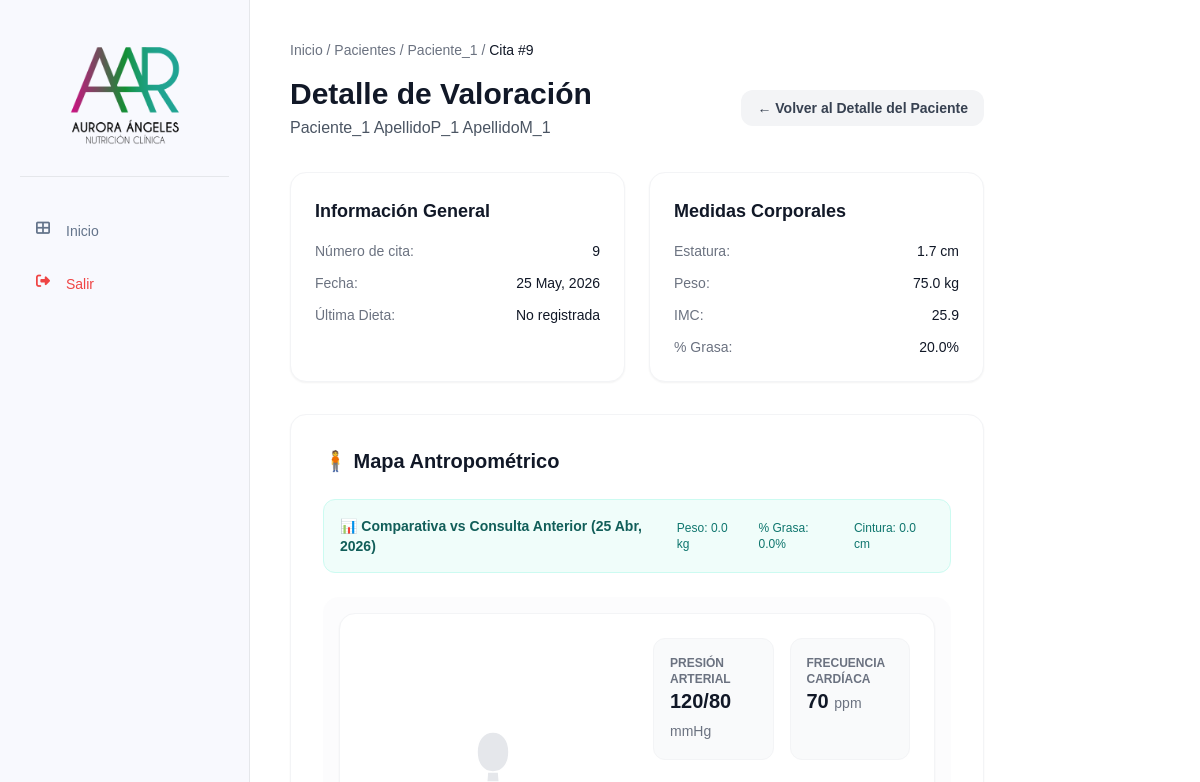
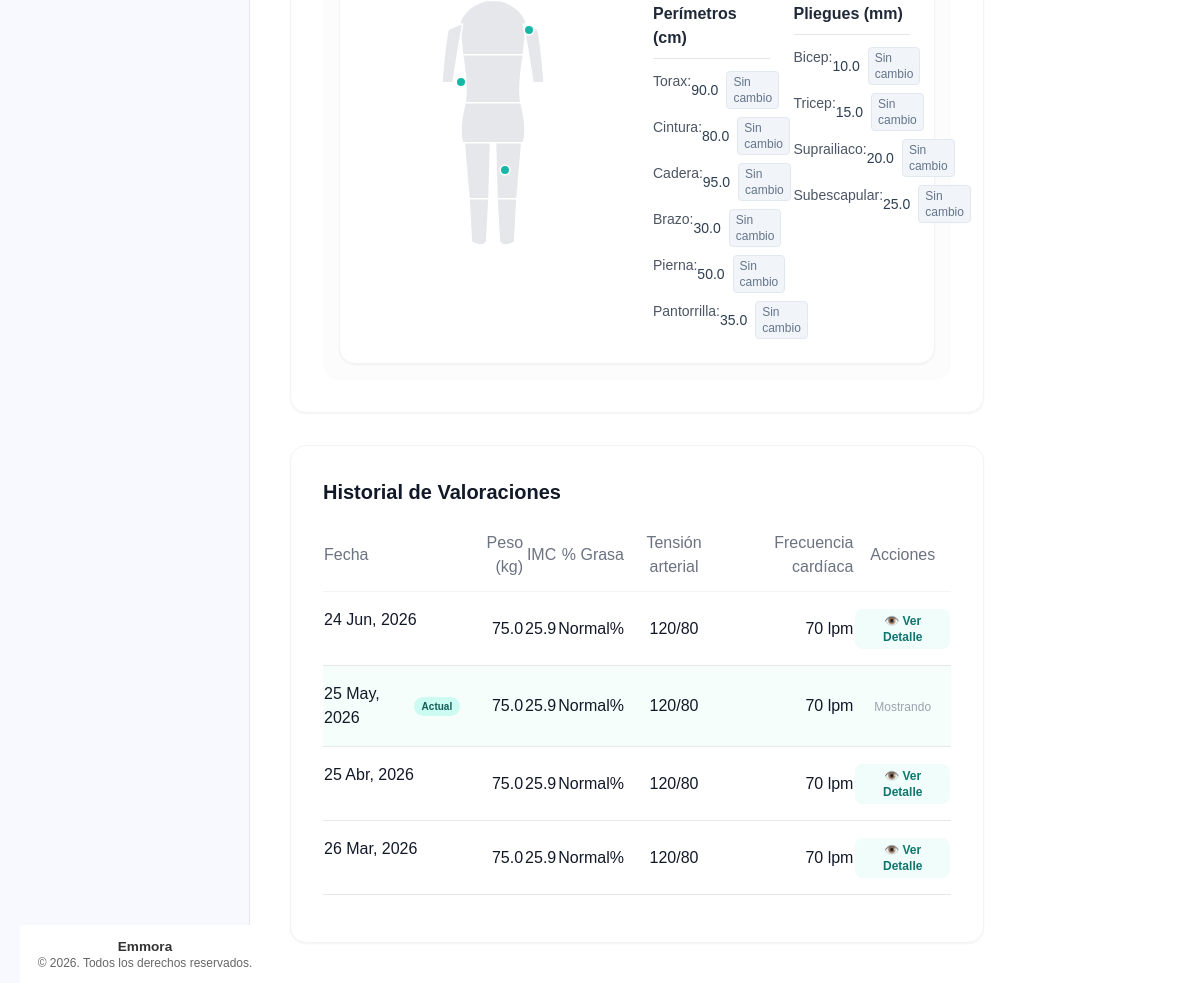
Page /valoraciones/valoraciones/9 on the earlier database version (2 pictures, top to bottom).
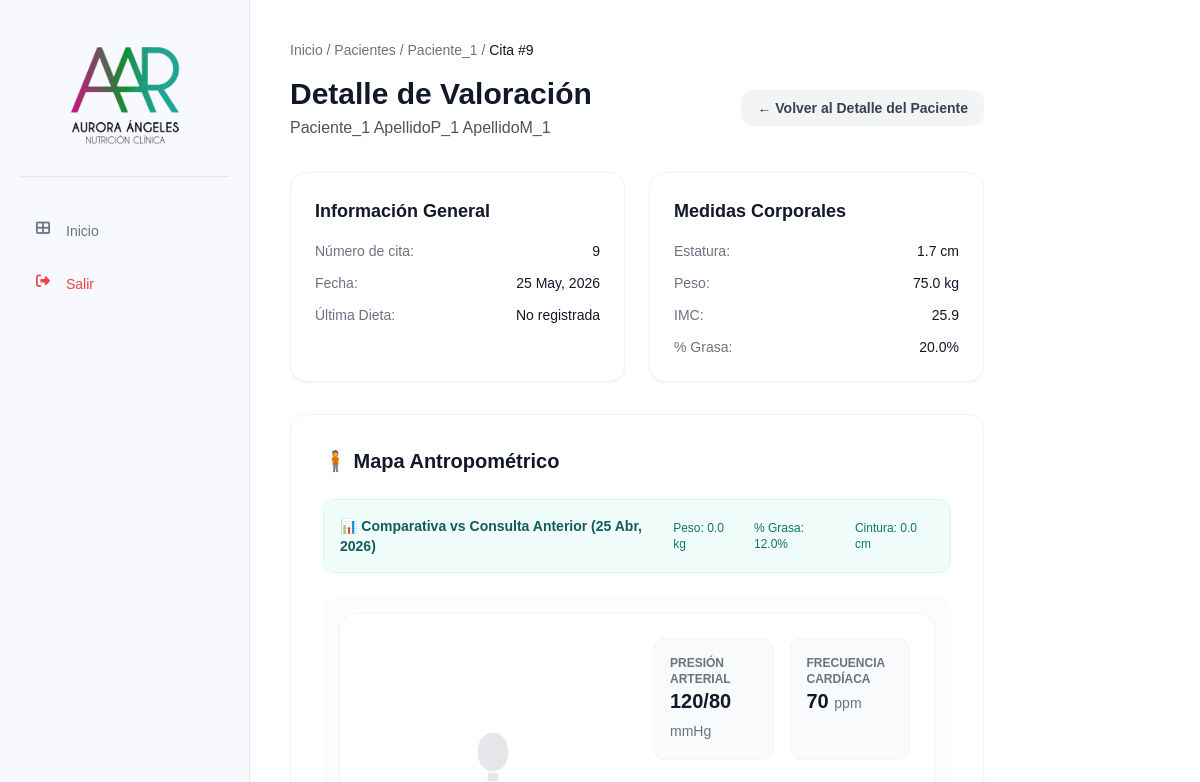
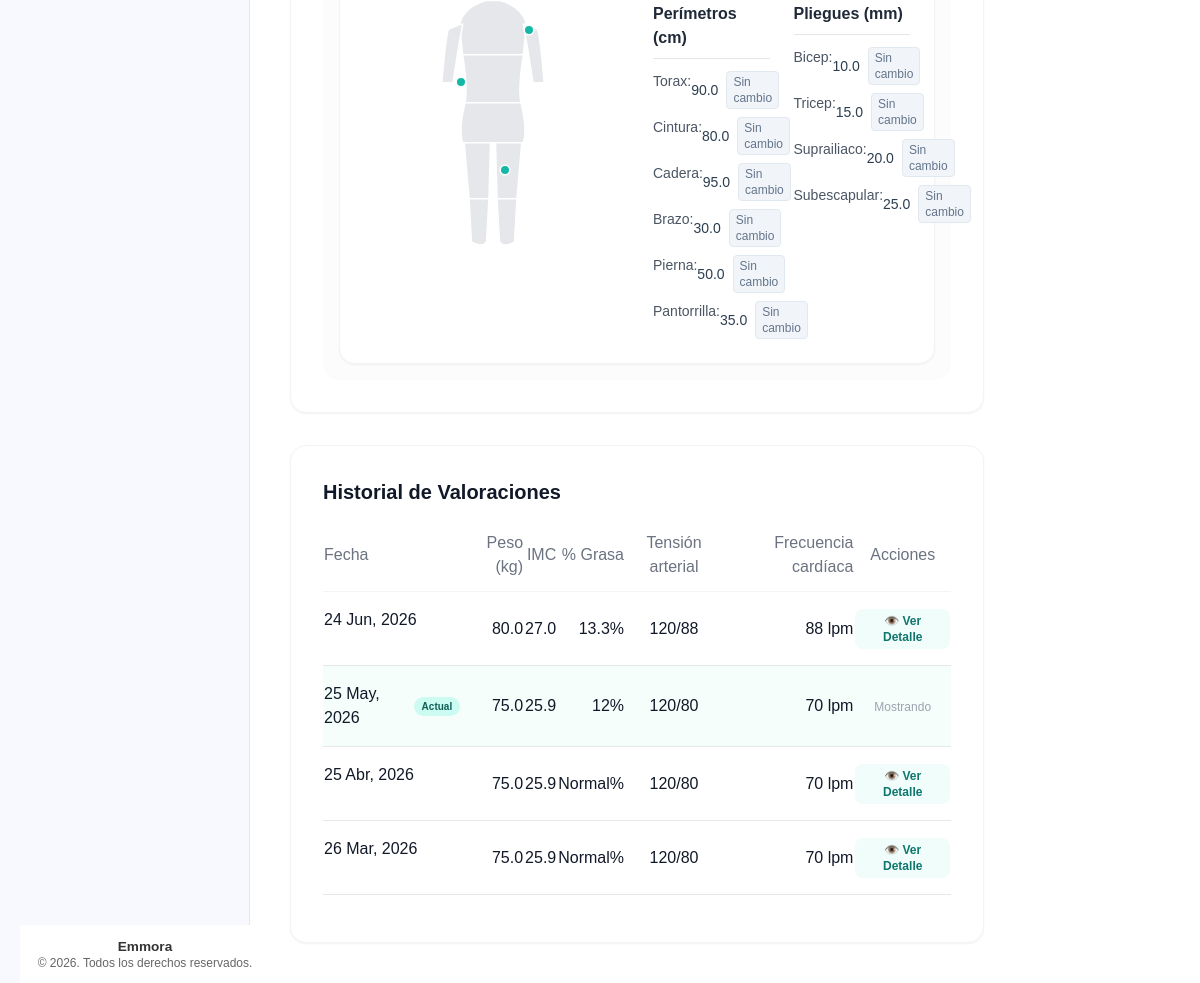
Same page on the later database version (2 pictures, top to bottom).
### tables this page shows
CREATE TABLE valoracion_antropometrica (
    id INTEGER PRIMARY KEY AUTOINCREMENT,
    paciente_id INTEGER NOT NULL,
    numero_cita INTEGER NOT NULL,
    fecha DATE NOT NULL,
    estatura FLOAT NOT NULL,
    peso FLOAT NOT NULL,
    imc FLOAT NOT NULL,
    grasa FLOAT NOT NULL,
    cintura FLOAT NOT NULL,
    torax FLOAT NOT NULL,
    brazo FLOAT NOT NULL,
    cadera FLOAT NOT NULL,
    pierna FLOAT NOT NULL,
    pantorrilla FLOAT NOT NULL,
    tension_arterial TEXT NOT NULL,
    frecuencia_cardiaca INTEGER NOT NULL,
    bicep FLOAT NOT NULL,
    tricep FLOAT NOT NULL,
    suprailiaco FLOAT NOT NULL,
    subescapular FLOAT NOT NULL,
    femoral FLOAT,
    porcentaje_grasa TEXT NOT NULL,
    --porcentaje_grasa_fem FLOAT NOT NULL,
    ultima_dieta TEXT,
    FOREIGN KEY (paciente_id) REFERENCES pacientes (id)
);

### app/controllers/valoracion_antropometrica.py (the view)
@valoracion.route('/valoraciones/<int:valoracion_id>')
def detalle_valoracion(valoracion_id):
    valoracion = ValoracionAntropometrica.obtener_por_id(valoracion_id)
    if not valoracion:
        flash('Valoración no encontrada', 'error')
        return redirect(url_for('valoracion.todas_valoraciones'))
    paciente = Paciente.obtener_por_id(valoracion['paciente_id'])
    historial_valoraciones = ValoracionAntropometrica.obtener_por_paciente(valoracion['paciente_id'])
    valoracion_anterior = None
    for i, v in enumerate(historial_valoraciones):
        if v['id'] == valoracion_id and i + 1 < len(historial_valoraciones):
            valoracion_anterior = historial_valoraciones[i + 1]
            break
    return render_template('valoraciones/detalle_valoracion.html',
                            valoracion=valoracion,
                            valoracion_anterior=valoracion_anterior,
                            paciente=paciente,
                            historial_valoraciones=historial_valoraciones)

### app/db.py (called while the page is built)
def get_db():
    if 'db' not in g:
        try:
            db_path = os.environ.get('DATABASE_URL', 'pacientes.db')
            g.db = sqlite3.connect(
                db_path,
                detect_types=sqlite3.PARSE_DECLTYPES
            )
            g.db.row_factory = sqlite3.Row
        except sqlite3.Error as e:
            logger.error(f"Error crítico al conectar con la base de datos SQLite: {e}")
            raise e
    return g.db

def query_db(query, args=(), one=False):
    try:
        cur = get_db().execute(query, args)
        rv = cur.fetchall()
        cur.close()
        return (rv[0] if rv else None) if one else rv
    except sqlite3.Error as e:
        logger.error(f"Error al ejecutar query: {query}. Args: {args}. Detalle: {e}")
        raise e

### app/models/paciente.py (called while the page is built)
    @staticmethod
    def obtener_por_id(id):
        return query_db('SELECT * FROM pacientes WHERE id = ?', [id], one=True)

### app/models/valoracion_antropometrica.py (called while the page is built)
    @staticmethod
    def obtener_por_paciente(paciente_id):
        return query_db('''
            SELECT * FROM valoracion_antropometrica
            WHERE paciente_id = ?
            ORDER BY fecha DESC
        ''', [paciente_id])

### app/templates/valoraciones/detalle_valoracion.html (shortened to what the changed rows need)
{% extends "base/base.html" %}
{% block content %}
<div class="max-w-6xl mx-auto">
    <nav class="text-sm text-gray-500 mb-4">
        <a href="/" class="hover:text-teal-600">Inicio</a> /
        <a href="{{ url_for('pacientes.lista_pacientes_activos') }}" class="hover:text-teal-600">Pacientes</a> /
        <a href="{{ url_for('pacientes.detalle_paciente', id=paciente['id']) }}" class="hover:text-teal-600">{{ paciente['nombre'] }}</a> /
        <span class="text-gray-900 font-medium">Cita #{{ valoracion['numero_cita'] }}</span>
    </nav>
    <div class="mb-8 flex items-center justify-between">
        <div>
            <h1 class="text-3xl font-bold text-gray-900">Detalle de Valoración</h1>
        </div>
    </div>
    <div class="grid grid-cols-1 md:grid-cols-2 gap-6 mb-8">
        <div class="bg-white p-6 rounded-2xl shadow-sm border border-gray-100">
            <div class="space-y-3 text-sm">
                <div class="flex justify-between"><span class="text-gray-500">Número de cita:</span><span class="font-medium text-gray-900">{{ valoracion['numero_cita'] }}</span></div>
                <div class="flex justify-between"><span class="text-gray-500">Fecha:</span><span class="font-medium text-gray-900">{{ valoracion['fecha']|format_date }}</span></div>
            </div>
        </div>
        <div class="bg-white p-6 rounded-2xl shadow-sm border border-gray-100">
            <div class="space-y-3 text-sm">
                <div class="flex justify-between"><span class="text-gray-500">Estatura:</span><span class="font-medium text-gray-900">{{ valoracion['estatura'] }} cm</span></div>
                <div class="flex justify-between"><span class="text-gray-500">Peso:</span><span class="font-medium text-gray-900">{{ valoracion['peso'] }} kg</span></div>
                <div class="flex justify-between"><span class="text-gray-500">IMC:</span><span class="font-medium text-gray-900">{{ valoracion['imc'] }}</span></div>
                <div class="flex justify-between"><span class="text-gray-500">% Grasa:</span><span class="font-medium text-gray-900">{{ valoracion['grasa'] }}%</span></div>
            </div>
        </div>
    </div>
    <div class="bg-white p-8 rounded-2xl shadow-sm border border-gray-100 mb-8"
         x-data="{
            hovered: null,
            ultima_valoracion: {{ dict(valoracion)|tojson }},
            valoracion_anterior: {{ dict(valoracion_anterior)|tojson if valoracion_anterior else 'null' }}
         }">
        <h2 class="text-xl font-bold text-gray-900 mb-6">🧍 Mapa Antropométrico</h2>
        {% if valoracion_anterior %}
        <div class="mb-6 p-4 bg-teal-50 border border-teal-100 rounded-xl flex items-center justify-between">
            <h3 class="text-sm font-semibold text-teal-800">📊 Comparativa vs Consulta Anterior ({{ valoracion_anterior.fecha|format_date }})</h3>
            <div class="flex gap-4 text-xs">
                <span class="text-teal-700">Peso: {{ (valoracion.peso|float - valoracion_anterior.peso|float)|round(1) }} kg</span>
                <span class="text-teal-700">% Grasa: {{ (valoracion.porcentaje_grasa|float - valoracion_anterior.porcentaje_grasa|float)|round(1) }}%</span>
                <span class="text-teal-700">Cintura: {{ (valoracion.cintura|float - valoracion_anterior.cintura|float)|round(1) }} cm</span>
            </div>
        </div>
        {% endif %}
        <div class="flex flex-col lg:flex-row gap-8">
            <div class="w-full flex flex-col justify-center items-center p-4 bg-gray-50/50 rounded-2xl relative min-h-[360px]">
                <div class="relative w-full h-auto">
                    {% with ultima_valoracion=valoracion, valoracion_anterior=valoracion_anterior %}
                        {% include 'components/body_map.html' %}
                    {% endwith %}
                </div>
            </div>
        </div>
    </div>
    <div class="bg-white p-8 rounded-2xl shadow-sm border border-gray-100">
        <div class="overflow-x-auto max-h-[380px] overflow-y-auto custom-scrollbar">
            <table class="w-full text-left border-collapse">
                <thead class="sticky top-0 bg-white z-10 border-b border-gray-100">
                    <tr class="text-gray-500">
                        <th class="pb-3 font-medium">Fecha</th>
                        <th class="pb-3 font-medium text-right">Peso (kg)</th>
                        <th class="pb-3 font-medium text-right">IMC</th>
                        <th class="pb-3 font-medium text-right">% Grasa</th>
                        <th class="pb-3 font-medium text-center">Tensión arterial</th>
                        <th class="pb-3 font-medium text-right">Frecuencia cardíaca</th>
                        <th class="pb-3 font-medium text-center">Acciones</th>
                    </tr>
                </thead>
                <tbody class="divide-y">
                    {% for val in historial_valoraciones %}
                    <tr class="{{ 'bg-teal-50/60 font-medium' if val['id'] == valoracion['id'] else 'hover:bg-gray-50' }} transition">
                        <td class="py-4 text-gray-900 flex items-center gap-2">
                            {{ val['fecha']|format_date }}
                            {% if val['id'] == valoracion['id'] %}
                                <span class="text-[10px] bg-teal-100 text-teal-800 px-2 py-0.5 rounded-full font-semibold">Actual</span>
                            {% endif %}
                        </td>
                        <td class="py-4 text-gray-900 text-right">{{ val['peso'] }}</td>
                        <td class="py-4 text-gray-900 text-right">{{ val['imc'] }}</td>
                        <td class="py-4 text-gray-900 text-right max-w-[120px] truncate">{{ val['porcentaje_grasa'] }}%</td>
                        <td class="py-4 text-gray-900 text-center">{{ val['tension_arterial'] }}</td>
                        <td class="py-4 text-gray-900 text-right">{{ val['frecuencia_cardiaca'] }} lpm</td>
                        <td class="py-4 text-center">
                            {% if val['id'] == valoracion['id'] %}
                                <span class="text-xs text-gray-400 font-normal">Mostrando</span>
                            {% else %}
                                <a href="{{ url_for('valoracion.detalle_valoracion', valoracion_id=val['id']) }}"
                                    class="inline-flex items-center gap-1 text-teal-700 bg-teal-50 hover:bg-teal-100 px-3 py-1 rounded-lg text-xs font-semibold transition-colors"> 👁️ Ver Detalle </a>
                            {% endif %}
                        </td>
                    </tr>
                    {% endfor %}
                </tbody>
            </table>
        </div>
    </div>
</div>
{% endblock %}

### app/templates/components/body_map.html (shortened to what the changed rows need)
<div x-data="{
    hovered: null,
    getDiff(current, previous) {
        if (previous === undefined || previous === null || current === undefined || current === null) return 'Sin datos';
        const diff = (current - previous);
        if (Math.abs(diff) < 0.01) return 'Sin cambios';
        return diff > 0 ? `↑ ${diff.toFixed(1)}` : `↓ ${Math.abs(diff).toFixed(1)}`;
    },
    getDiffClass(current, previous) {
        if (previous === undefined || previous === null || current === undefined || current === null) return 'text-gray-500';
        const diff = current - previous;
        if (Math.abs(diff) < 0.01) return 'bg-slate-100 text-slate-500 border border-slate-200 px-1.5 py-0.5 rounded text-xs font-normal';
        return diff < 0
            ? 'bg-teal-50 text-teal-700 border border-teal-200 px-1.5 py-0.5 rounded text-xs font-medium'
            : 'bg-amber-50 text-amber-700 border border-amber-200 px-1.5 py-0.5 rounded text-xs font-medium';
    }
}" class="bg-white p-6 rounded-2xl shadow-sm border border-gray-100">
    <div class="flex flex-col lg:flex-row gap-8">
        <div class="w-full lg:w-1/2 space-y-6">
            <div class="grid grid-cols-2 gap-4">
                <div class="p-4 bg-gray-50 rounded-xl border border-gray-100">
                    <p class="text-xs text-gray-500 uppercase font-semibold">Presión Arterial</p>
                    <p class="text-xl font-bold text-gray-900">{{ ultima_valoracion.tension_arterial or 'N/A' }} <span class="text-sm font-normal text-gray-500">mmHg</span></p>
                </div>
                <div class="p-4 bg-gray-50 rounded-xl border border-gray-100">
                    <p class="text-xs text-gray-500 uppercase font-semibold">Frecuencia Cardíaca</p>
                    <p class="text-xl font-bold text-gray-900">{{ ultima_valoracion.frecuencia_cardiaca or 'N/A' }} <span class="text-sm font-normal text-gray-500">ppm</span></p>
                </div>
            </div>
            <div class="grid grid-cols-1 md:grid-cols-2 gap-6">
                <div>
                    <ul class="space-y-2 text-sm">
                        {% for campo in ['torax', 'cintura', 'cadera', 'brazo', 'pierna', 'pantorrilla'] %}
                        <li class="flex justify-between">
                            <span class="capitalize text-gray-600">{{ campo }}:</span>
                            <span class="font-medium flex items-center gap-2">
                                {{ ultima_valoracion[campo] or 'N/A' }}
                                {% if valoracion_anterior and ultima_valoracion[campo] is not none and valoracion_anterior[campo] is not none %}
                                    {% set diff = ultima_valoracion[campo] - valoracion_anterior[campo] %}
                                    {% if diff|abs >= 0.01 %}
                                        <span class="{{ 'bg-teal-50 text-teal-700 border border-teal-200' if diff < 0 else 'bg-amber-50 text-amber-700 border border-amber-200' }} px-1.5 py-0.5 rounded text-xs font-medium">
                                            {{ '↓' if diff < 0 else '↑' }} {{ diff|abs|round(1) }}
                                        </span>
                                    {% else %}
                                        <span class="bg-slate-100 text-slate-500 border border-slate-200 px-1.5 py-0.5 rounded text-xs font-normal">Sin cambio</span>
                                    {% endif %}
                                {% endif %}
                            </span>
                        </li>
                        {% endfor %}
                    </ul>
                </div>
                <div>
                    <ul class="space-y-2 text-sm">
                        {% for campo in ['bicep', 'tricep', 'suprailiaco', 'subescapular', 'femoral'] %}
                        {% if campo != 'femoral' or paciente.sexo == 'Femenino' or ultima_valoracion.femoral %}
                        <li class="flex justify-between">
                            <span class="capitalize text-gray-600">{{ campo }}:</span>
                            <span class="font-medium flex items-center gap-2">
                                {{ ultima_valoracion[campo] or 'N/A' }}
                                {% if valoracion_anterior and ultima_valoracion[campo] is not none and valoracion_anterior[campo] is not none %}
                                    {% set diff = ultima_valoracion[campo] - valoracion_anterior[campo] %}
                                    {% if diff|abs >= 0.01 %}
                                        <span class="{{ 'bg-teal-50 text-teal-700 border border-teal-200' if diff < 0 else 'bg-amber-50 text-amber-700 border border-amber-200' }} px-1.5 py-0.5 rounded text-xs font-medium">
                                            {{ '↓' if diff < 0 else '↑' }} {{ diff|abs|round(1) }}
                                        </span>
                                    {% else %}
                                        <span class="bg-slate-100 text-slate-500 border border-slate-200 px-1.5 py-0.5 rounded text-xs font-normal">Sin cambio</span>
                                    {% endif %}
                                {% endif %}
                            </span>
                        </li>
                        {% endif %}
                        {% endfor %}
                    </ul>
                </div>
            </div>
        </div>
    </div>
</div>

Differences in the rows shown:
changed valoracion_antropometrica "25 May, 2026": porcentaje_grasa.porcentaje_grasa "0.0" → "12.0"; porcentaje_grasa "Normal" → "12"
changed valoracion_antropometrica "24 Jun, 2026": peso "75.0" → "80.0"; imc "25.9" → "27.0"; porcentaje_grasa "Normal" → "13.3"; tension_arterial "120/80" → "120/88"; frecuencia_cardiaca "70" → "88"
